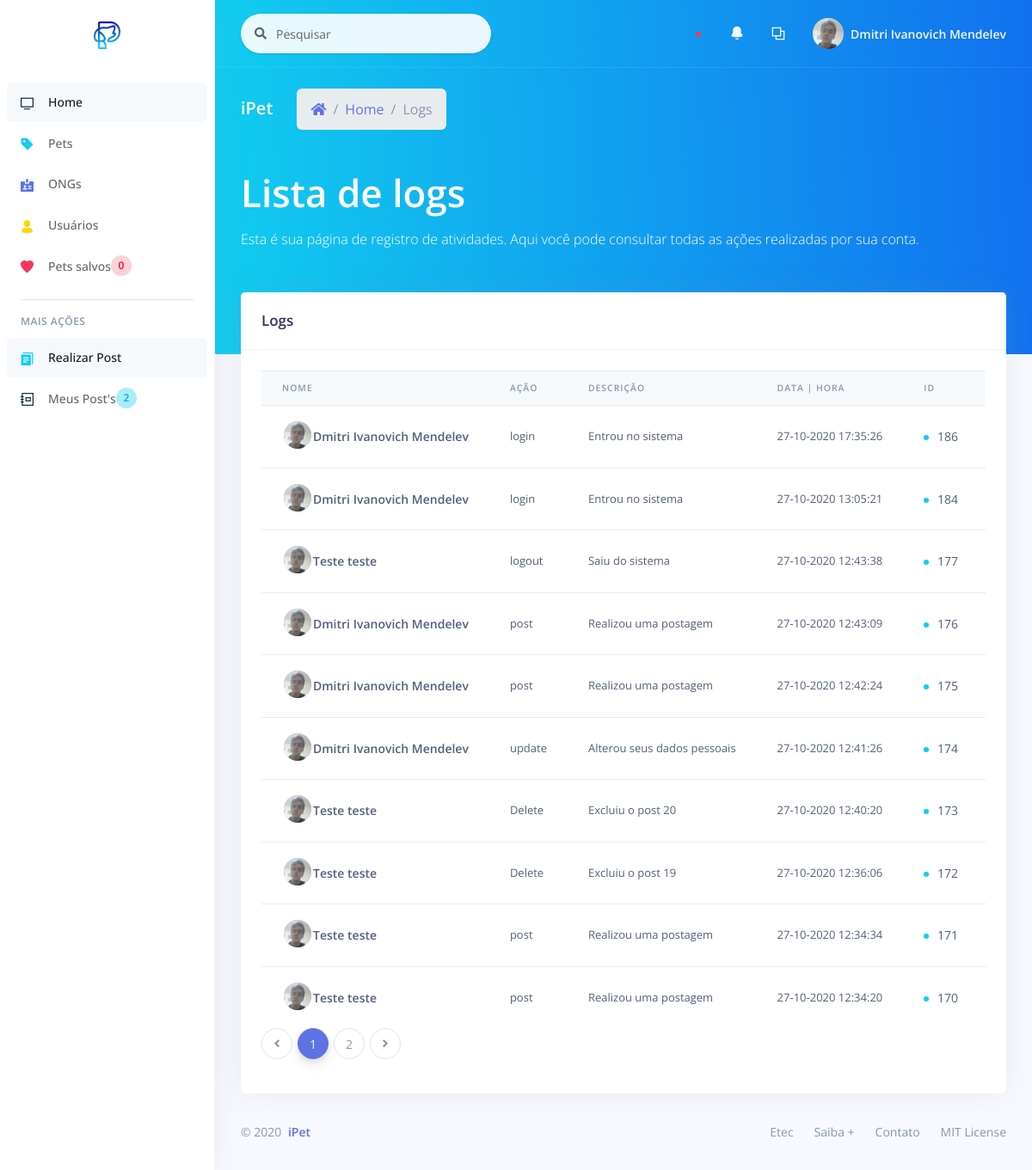
Page /_site/_user/list/list_log.php (signed in) on the committed database.
### tables this page shows
CREATE TABLE `log` (
  `id_log` int(11) NOT NULL,
  `description` varchar(200) NOT NULL,
  `action` varchar(50) NOT NULL,
  `user_id` int(11) NOT NULL,
  `user_name` varchar(200) NOT NULL,
  `user_doc` varchar(11) NOT NULL,
  `created_at` varchar(50) NOT NULL
);

### _site/_user/list/list_log.php (the view, shortened to what this page needs)
<?php
include_once('../../controller/connect.php');
?>
<!DOCTYPE html>
<html>
<head>
  <?php
    include_once "../../assets/components/styles.php";
  ?>
</head>
<body>
  <?php
    include_once "../components/sidenav.php";
  ?>
  <div class="main-content" id="panel">
    <?php
      include_once "../components/top_nav.php";
    ?>
    <div class="header bg-gradient-info pb-6">
      <div class="container-fluid">
        <div class="header-body">
          <div class="row align-items-center py-4">
            <div class="col-lg-6 col-7">
              <h6 class="h2 text-white d-inline-block mb-0">iPet</h6>
              <nav aria-label="breadcrumb" class="d-none d-md-inline-block ml-md-4">
                <ol class="breadcrumb breadcrumb-links breadcrumb-dark">
                  <li class="breadcrumb-item"><a href="#"><i class="fas fa-home"></i></a></li>
                  <li class="breadcrumb-item"><a href="../home.php">Home</a></li>
                  <li class="breadcrumb-item active" aria-current="page">Logs</li>
                </ol>
              </nav>
            </div>
          </div>
          <div class="row">
            <div class="col">
            <h1 class="display-2 text-white">Lista de logs</h1>
            <p class="text-white mt-0 mb-5">Esta é sua página de registro de atividades. Aqui você pode consultar todas as ações realizadas por sua conta.</p>
            </div>
          </div>
        </div>
      </div>
    </div>
    <div class="container-fluid mt--6">
      <div class="row">
        <div class="col-xl-12 order-xl-1">
          <div class="card">
            <div class="card-header">
              <div class="row align-items-center">
                <div class="col-8">
                  <h3 class="mb-0">Logs</h3>
                </div>
              </div>
            </div>
            <div class="card-body">
              <div class="table-responsive">
                <div>
                <?php
                  $num_page_itens = 10;
                  $page = (isset($_GET['page']))? $_GET['page'] : 1;
                  $id = $_SESSION['user_id'];
                  $sql_num_log = "SELECT * FROM log WHERE user_id = '$id'";
                  $res_num_log = mysqli_query($con, $sql_num_log);
                  $init = ($num_page_itens*$page)-$num_page_itens;
                  $sql_log = "SELECT * FROM log WHERE user_id = '$id' ORDER BY id_log DESC LIMIT $init, $num_page_itens";
                  $res_log = mysqli_query($con, $sql_log);
                  $array_log = mysqli_fetch_assoc($res_log);
                  $quanty_logs = mysqli_num_rows($res_num_log);
                  $num_pages = ceil($quanty_logs/$num_page_itens);
                  $profile_image =  $_SESSION['profile_image'];
                ?>
                  <table class="table align-items-center">
                    <thead class="thead-light">
                      <tr>
                        <th scope="col" class="sort" data-sort="name">Nome</th>
                        <th scope="col" class="sort" data-sort="budget">Ação</th>
                        <th scope="col" class="sort" data-sort="status">Descrição</th>
                        <th scope="col" class="sort" data-sort="completion">Data | Hora</th>
                        <th scope="col">ID</th>
                      </tr>
                    </thead>
                    <tbody class="list">
                    <?php
                    do{
                    ?>
                    <tr>
                      <th scope="row">
                        <div class="media align-items-center">
                          <div class="avatar-group">
                            <a href="#" class="avatar avatar-sm rounded-circle" data-toggle="tooltip" data-original-title="<?= $array_log['user_name']; ?>">
                              <img alt="Image placeholder" src="<?= PUBLICO . 'img/users/' . $profile_image; ?>">
                            </a>
                          </div>
                          <div class="media-body">
                            <span class="name mb-0 text-sm"><?= $array_log['user_name']; ?></span>
                          </div>
                        </div>
                      </th>
                      <td class="budget">
                      <?= $array_log['action']; ?>
                      </td>
                      <td>
                      <?= $array_log['description']; ?>
                      </td>
                      <td>
                      <?= $array_log['created_at']; ?>
                      </td>
                      <td>
                        <span class="badge badge-dot mr-4">
                          <i class="bg-info"></i>
                          <span class="status"><?= $array_log['id_log']; ?></span>
                        </span>
                      </td>
                    </tr>
                    <?php
                    } while($array_log = mysqli_fetch_assoc($res_log));
                    ?>
                    </tbody>
                  </table>
                </div>
              </div>
              <nav aria-label="...">
                    <ul class="pagination">
                      <li class="page-item">
                        <a class="page-link" href="list_log.php?page=<?php if($page==1){ echo 1;}else{echo $page-1;};?>" tabindex="-1">
                          <i class="fa fa-angle-left"></i>
                        </a>
                      </li>
                      <?php
                        for($i=1;$i<$num_pages+1;$i++){
                          $current = "";
                          if($page == $i){
                            $current = "active";
                          }
                      ?>
                      <li class="page-item <?= $current; ?>"><a class="page-link" href="list_log.php?page=<?= $i; ?>"><?= $i; ?></a></li>
                      <?php }?>
                      <li class="page-item">
                        <a class="page-link" href="list_log.php?page=<?php if($page<$num_pages){ echo $page+1;}else{echo $page;};?>">
                          <i class="fa fa-angle-right"></i>
                        </a>
                      </li>
                    </ul>
              </nav>
            </div>
          </div>
        </div>
      </div>
      <?php
        include_once "../../assets/components/footer.php";
      ?>
    </div>
  </div>
</body>
</html>

### rows in the picture
log: user_name "Dmitri Ivanovich Mendelev", action "login", description "Entrou no sistema", created_at "27-10-2020 17:35:26", id_log "186"
log: user_name "Dmitri Ivanovich Mendelev", action "login", description "Entrou no sistema", created_at "27-10-2020 13:05:21", id_log "184"
log: user_name "Teste teste", action "logout", description "Saiu do sistema", created_at "27-10-2020 12:43:38", id_log "177"
log: user_name "Dmitri Ivanovich Mendelev", action "post", description "Realizou uma postagem", created_at "27-10-2020 12:43:09", id_log "176"
log: user_name "Dmitri Ivanovich Mendelev", action "post", description "Realizou uma postagem", created_at "27-10-2020 12:42:24", id_log "175"
log: user_name "Dmitri Ivanovich Mendelev", action "update", description "Alterou seus dados pessoais", created_at "27-10-2020 12:41:26", id_log "174"
log: user_name "Teste teste", action "Delete", description "Excluiu o post 20", created_at "27-10-2020 12:40:20", id_log "173"
log: user_name "Teste teste", action "Delete", description "Excluiu o post 19", created_at "27-10-2020 12:36:06", id_log "172"
log: user_name "Teste teste", action "post", description "Realizou uma postagem", created_at "27-10-2020 12:34:34", id_log "171"
log: user_name "Teste teste", action "post", description "Realizou uma postagem", created_at "27-10-2020 12:34:20", id_log "170"

### other values in the picture
$count_favorite "0"
$count_post "2"
$_SESSION['name'] "Dmitri Ivanovich Mendelev"
